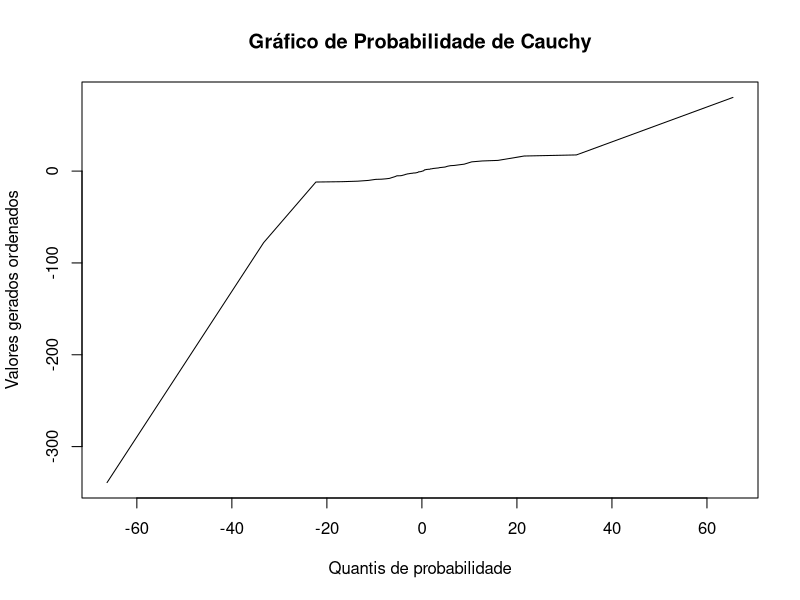

This chart was generated by the following R code:
#Constants
SEED <- 1150
SIZE_N <- 114

LOCATION <- -0.4  #Cauchy Distribution
SCALE <- 1.8

MEAN <- -1.9      #Gauss Distribution
VARIANCE <- 4     #Variance, not standard deviation

#Setup environment
set.seed(SEED)

sample_cauchy <- sort(rcauchy(n = SIZE_N, scale = SCALE, location = LOCATION))
sample_gaussian <- sort(rnorm(n = SIZE_N, mean = MEAN, sd = sqrt(VARIANCE)))

quantis <- seq(1/(SIZE_N+1), SIZE_N/(SIZE_N+1), length.out = SIZE_N)
quantis_cauchy <- qcauchy(quantis, location = LOCATION, scale = SCALE)


#Show graph
plot(quantis_cauchy, sample_cauchy, type = "l", xlab = "Quantis de probabilidade", ylab = "Valores gerados ordenados", main = "Gráfico de Probabilidade de Cauchy")
